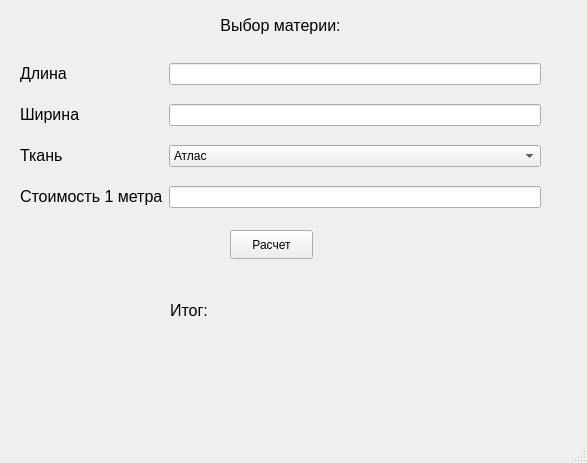
<?xml version="1.0" encoding="UTF-8"?>
<ui version="4.0">
 <class>MainWindow</class>
 <widget class="QMainWindow" name="MainWindow">
  <property name="geometry">
   <rect>
    <x>0</x>
    <y>0</y>
    <width>587</width>
    <height>463</height>
   </rect>
  </property>
  <property name="minimumSize">
   <size>
    <width>559</width>
    <height>340</height>
   </size>
  </property>
  <property name="mouseTracking">
   <bool>false</bool>
  </property>
  <property name="windowTitle">
   <string>Макаров А.К. 4133К</string>
  </property>
  <property name="toolTipDuration">
   <number>0</number>
  </property>
  <property name="styleSheet">
   <string notr="true">*{
font:700 12pt &quot;Segoe UI&quot;;
}</string>
  </property>
  <widget class="QWidget" name="centralwidget">
   <widget class="QLabel" name="Title">
    <property name="geometry">
     <rect>
      <x>20</x>
      <y>10</y>
      <width>521</width>
      <height>31</height>
     </rect>
    </property>
    <property name="text">
     <string>&lt;html&gt;&lt;head/&gt;&lt;body&gt;&lt;p align=&quot;center&quot;&gt;&lt;span style=&quot; font-size:12pt;&quot;&gt;Выбор материи:&lt;/span&gt;&lt;/p&gt;&lt;/body&gt;&lt;/html&gt;</string>
    </property>
   </widget>
   <widget class="QPushButton" name="result_Button">
    <property name="geometry">
     <rect>
      <x>230</x>
      <y>230</y>
      <width>83</width>
      <height>29</height>
     </rect>
    </property>
    <property name="text">
     <string>Расчет</string>
    </property>
   </widget>
   <widget class="QLabel" name="result_label">
    <property name="geometry">
     <rect>
      <x>170</x>
      <y>280</y>
      <width>311</width>
      <height>61</height>
     </rect>
    </property>
    <property name="text">
     <string>&lt;html&gt;&lt;head/&gt;&lt;body&gt;&lt;p&gt;&lt;span style=&quot; font-size:12pt;&quot;&gt;Итог:&lt;/span&gt;&lt;/p&gt;&lt;/body&gt;&lt;/html&gt;</string>
    </property>
   </widget>
   <widget class="QWidget" name="layoutWidget">
    <property name="geometry">
     <rect>
      <x>20</x>
      <y>50</y>
      <width>521</width>
      <height>171</height>
     </rect>
    </property>
    <layout class="QGridLayout" name="gridLayout">
     <item row="0" column="0">
      <widget class="QLabel" name="length_label">
       <property name="text">
        <string>&lt;html&gt;&lt;head/&gt;&lt;body&gt;&lt;p&gt;&lt;span style=&quot; font-size:12pt;&quot;&gt;Длина&lt;/span&gt;&lt;/p&gt;&lt;/body&gt;&lt;/html&gt;</string>
       </property>
      </widget>
     </item>
     <item row="0" column="1">
      <widget class="QLineEdit" name="lenght_text"/>
     </item>
     <item row="1" column="0">
      <widget class="QLabel" name="width">
       <property name="text">
        <string>&lt;html&gt;&lt;head/&gt;&lt;body&gt;&lt;p&gt;&lt;span style=&quot; font-size:12pt;&quot;&gt;Ширина&lt;/span&gt;&lt;/p&gt;&lt;/body&gt;&lt;/html&gt;</string>
       </property>
      </widget>
     </item>
     <item row="1" column="1">
      <widget class="QLineEdit" name="width_text"/>
     </item>
     <item row="2" column="0">
      <widget class="QLabel" name="fabric_label">
       <property name="text">
        <string>&lt;html&gt;&lt;head/&gt;&lt;body&gt;&lt;p&gt;&lt;span style=&quot; font-size:12pt;&quot;&gt;Ткань&lt;/span&gt;&lt;/p&gt;&lt;/body&gt;&lt;/html&gt;</string>
       </property>
      </widget>
     </item>
     <item row="2" column="1">
      <widget class="QComboBox" name="choice">
       <item>
        <property name="text">
         <string>Атлас</string>
        </property>
       </item>
       <item>
        <property name="text">
         <string>Тюль</string>
        </property>
       </item>
       <item>
        <property name="text">
         <string>Сатин</string>
        </property>
       </item>
       <item>
        <property name="text">
         <string>Шелк</string>
        </property>
       </item>
       <item>
        <property name="text">
         <string>Пряжа</string>
        </property>
       </item>
       <item>
        <property name="text">
         <string>Фланель</string>
        </property>
       </item>
       <item>
        <property name="text">
         <string>Джинса</string>
        </property>
       </item>
      </widget>
     </item>
     <item row="3" column="0">
      <widget class="QLabel" name="cost_label">
       <property name="text">
        <string>&lt;html&gt;&lt;head/&gt;&lt;body&gt;&lt;p&gt;&lt;span style=&quot; font-size:12pt;&quot;&gt;Стоимость 1 метра&lt;/span&gt;&lt;/p&gt;&lt;/body&gt;&lt;/html&gt;</string>
       </property>
      </widget>
     </item>
     <item row="3" column="1">
      <widget class="QLineEdit" name="cost_text"/>
     </item>
    </layout>
   </widget>
  </widget>
  <widget class="QMenuBar" name="menubar">
   <property name="geometry">
    <rect>
     <x>0</x>
     <y>0</y>
     <width>587</width>
     <height>32</height>
    </rect>
   </property>
  </widget>
  <widget class="QStatusBar" name="statusbar"/>
 </widget>
 <resources/>
 <connections/>
</ui>
